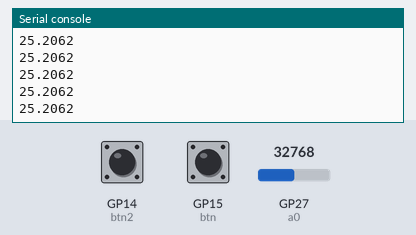
Recording of a program running on a simulated Raspberry Pi Pico running CircuitPython. Parts: the last lines printed to the serial console. Inputs (shaded band) come from the test bench; at power-on: GP27 (a0) = 32768, GP14 (btn2) LOW, GP15 (btn) LOW (analog values on the 0–65535 scale). USB keyboard and mouse output is not drawn.

Above: at 1.2 s.
1.3 s: GP27 (a0) set to 45874
At 1.32 s:
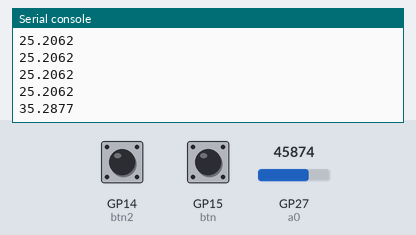
2.8 s: GP27 (a0) set to 57670
At 2.83 s:
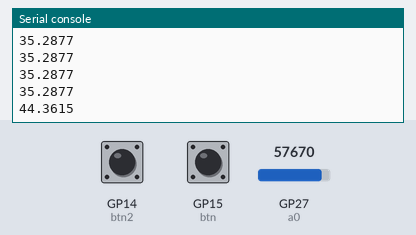
Timing chart, 0 to 5.8 s (numbered marks = the images above; inputs shaded):
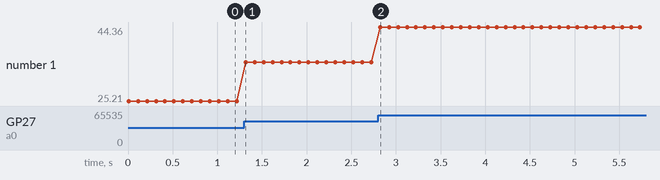

The program:

multimediaKeyboard.py
```python
import digitalio
import analogio
import board
import usb_hid
from adafruit_hid.keyboard import Keyboard
from adafruit_hid.keycode import Keycode
from adafruit_hid.consumer_control import ConsumerControl
from adafruit_hid.consumer_control_code import ConsumerControlCode
import time
keyboard = Keyboard(usb_hid.devices)
cc = ConsumerControl(usb_hid.devices)

value =0

a0=analogio.AnalogIn(board.GP27)

btn_pin = board.GP15
btn=digitalio.DigitalInOut(btn_pin)
btn.direction= digitalio.Direction.INPUT
btn.pull = digitalio.Pull.DOWN

btn2_pin = board.GP14
btn2=digitalio.DigitalInOut(btn2_pin)
btn2.direction= digitalio.Direction.INPUT
btn2.pull = digitalio.Pull.DOWN

value =int(a0.value/650)
perc=0
isMuted=False
for i in range(100):
    cc.send(ConsumerControlCode.VOLUME_DECREMENT)
for y in range(value):
    cc.send(ConsumerControlCode.VOLUME_INCREMENT)
    perc=perc+1


while True:
    value =int((a0.value/65000)*50)
    print((a0.value/65000)*50)

    if btn.value:
        cc.send(ConsumerControlCode.MUTE)
        isMuted = not isMuted
        time.sleep(0.1)

    if btn2.value:
        cc.send(ConsumerControlCode.PLAY_PAUSE)
        time.sleep(0.1)

    if not isMuted:
        if(perc < value):
            for c in range(value-perc):
                cc.send(ConsumerControlCode.VOLUME_INCREMENT)
                perc=perc+1
        if(perc > value):
            for c in range(perc-value):
                cc.send(ConsumerControlCode.VOLUME_DECREMENT)
                perc=perc-1
    time.sleep(0.1)
```

Measured:
- after the input at 1.3 s, the serial console: prints a new line at once (image 1)
- after the input at 2.8 s, the serial console: prints a new line at once (image 2)
- plotted number 1: 25.21 → 35.29 after the input at 1.3 s, 35.29 → 44.36 after the input at 2.8 s
